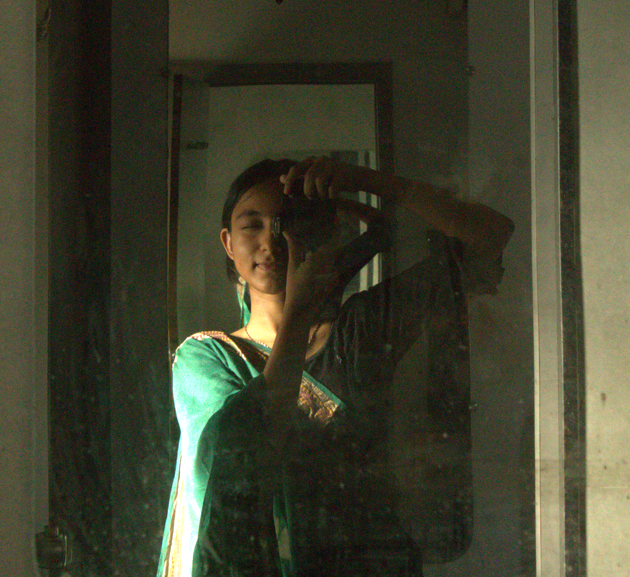
#> input picture images/i.png, 630 x 577 px
$ python 8.py
#> lines starting #> are read from the running program, lines starting #| are printed output that depends on the picture
import cv2
import numpy as np
import matplotlib.pyplot as plt

# Load the real image
img = cv2.imread("images/i.png")
#> img is the input picture: shape (577, 630, 3); mean B, G, R 46.7, 65.7, 64.7

if img is None:
    raise FileNotFoundError("Image not found at images/i.png")

# Convert to grayscale
gray = cv2.cvtColor(img, cv2.COLOR_BGR2GRAY)
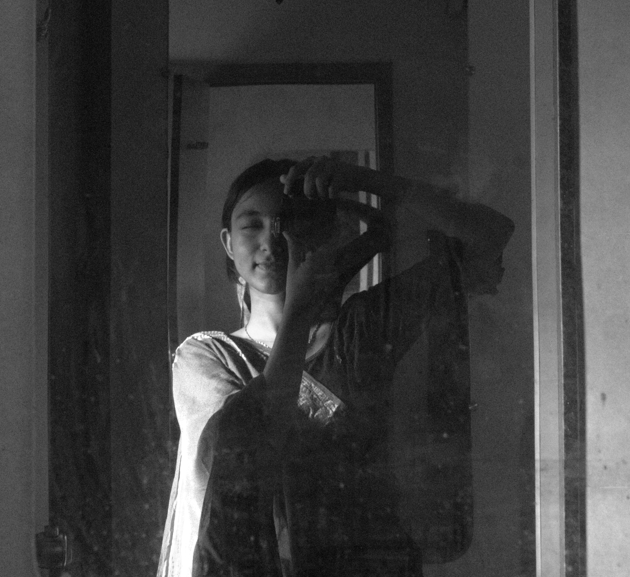
#> gray: shape (577, 630); min 9, max 255, mean 63.2

# Histogram equalization
equalized = cv2.equalizeHist(gray)
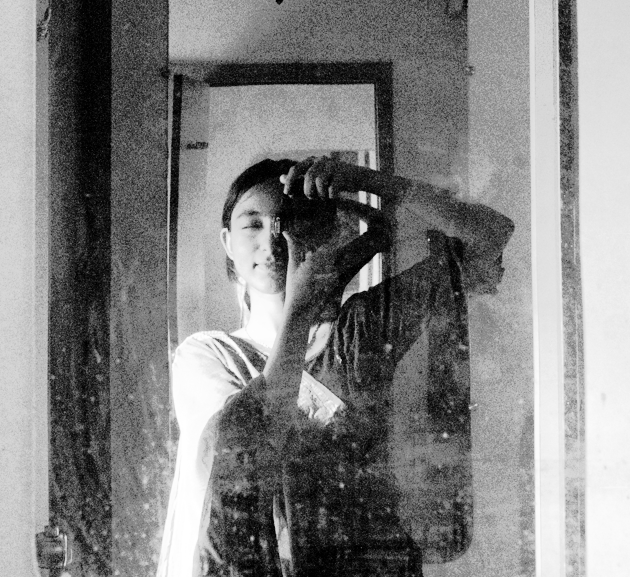
#> equalized: shape (577, 630); min 0, max 255, mean 129.1

# Create a reference image for histogram matching
rng = np.random.default_rng(10)
target = np.clip(rng.normal(175, 35, gray.shape), 0, 255).astype(np.uint8)

# Calculate histograms and cumulative distributions
src_hist = cv2.calcHist([gray], [0], None, [256], [0, 256]).ravel()
#> src_hist = 256 values, max 8649 at index 38, min 0 at index 0, mean 1420
tgt_hist = cv2.calcHist([target], [0], None, [256], [0, 256]).ravel()

src_cdf = np.cumsum(src_hist) / src_hist.sum()
#> src_cdf = 256 values from 0 to 1
tgt_cdf = np.cumsum(tgt_hist) / tgt_hist.sum()
#> tgt_cdf = 256 values from 0 to 1

# Map source intensities to target intensities
mapping = np.interp(src_cdf, tgt_cdf, np.arange(256))
#> mapping = 256 values from 25 to 255
lookup = np.clip(mapping, 0, 255).astype(np.uint8)
#> lookup = 256 values from 25 to 255
matched = cv2.LUT(gray, lookup)
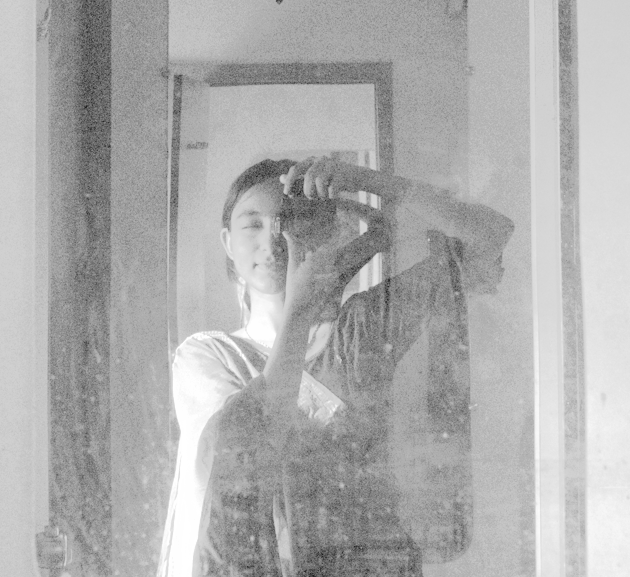
#> matched: shape (577, 630); min 30, max 255, mean 174.3

# Display images and their histograms
images = [
    (gray, "Original Grayscale"),
    (equalized, "Histogram Equalization"),
    (target, "Reference Image"),
    (matched, "Histogram Matching"),
]

plt.figure(figsize=(12, 8))

for i, (im, title) in enumerate(images):
    plt.subplot(2, 4, i + 1)
    plt.imshow(im, cmap="gray", vmin=0, vmax=255)
    plt.title(title)
    plt.axis("off")

    plt.subplot(2, 4, i + 5)
    plt.hist(im.ravel(), bins=256, range=(0, 256))
    plt.title(title + " Histogram")
    plt.xlabel("Gray Level")
    plt.ylabel("Frequency")
    plt.xlim(0, 255)
#> this loop made 4 passes
#> title on passes 1 to 4: 'Original Grayscale', 'Histogram Equalization', 'Reference Image', 'Histogram Matching'

plt.tight_layout()
plt.show()
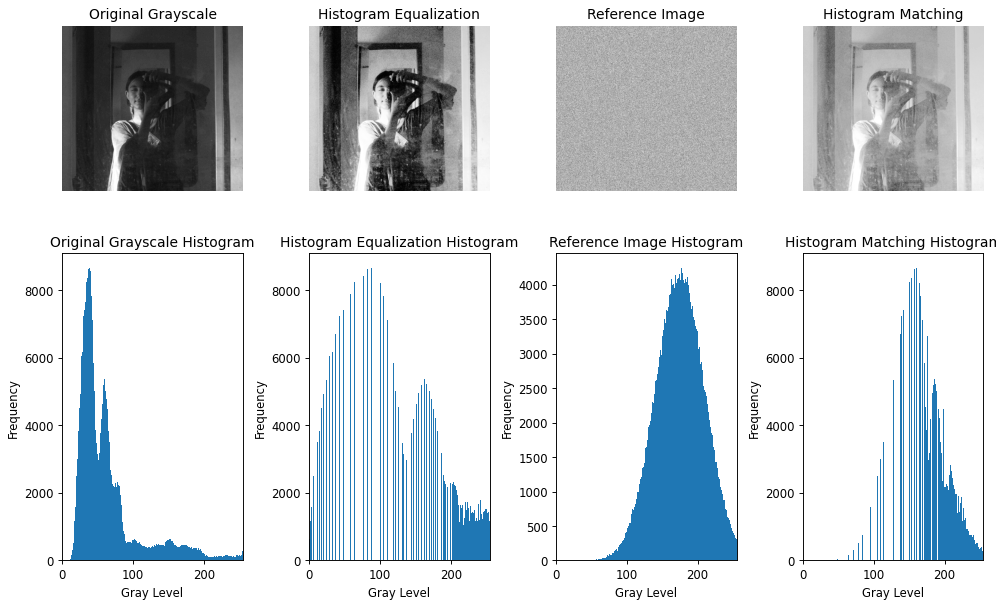
#> figure drawn by matplotlib, 8 panels; panel 2: tallest bar 8649 high, from x = 38 to 39; panel 4: tallest bar 8649 high, from x = 88 to 89; panel 6: tallest bar 4242 high, from x = 177 to 178; panel 8: tallest bar 8649 high, from x = 160 to 161
